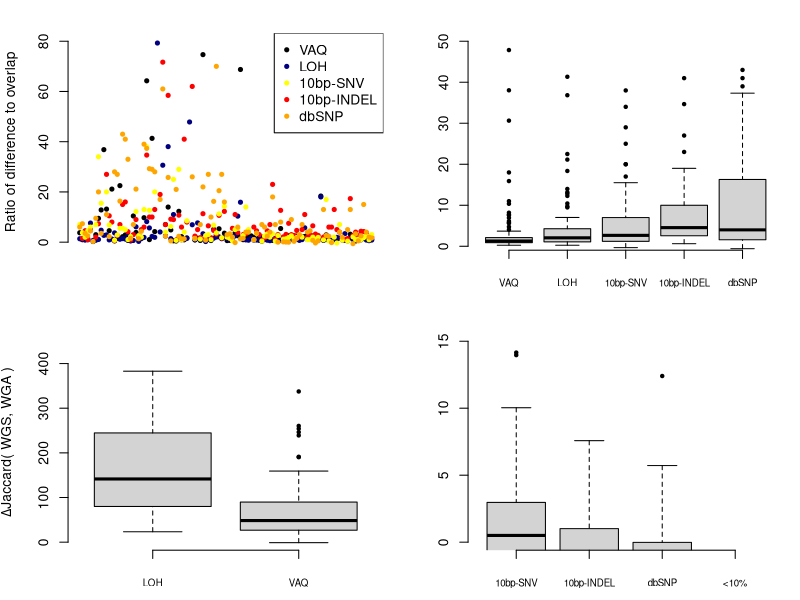
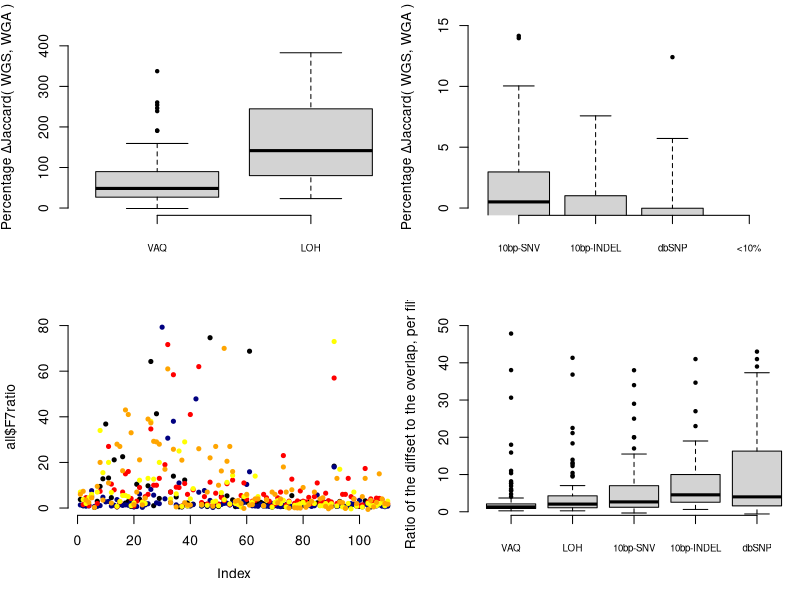

Generate these figures, in order, with R:
###################################
## first do the Jaccard analysis ##
###################################

## this table has the size of the overlap and the size of the total, everything for the "before" Jaccard, for each sample
data1 = read.table( "../FIGURE_DATA/STD40_unfiltered_overlap.txt", header=T, stringsAsFactors=FALSE )
## this table has the number of mutations excluded from the total for each sample for each filter
data2 = read.table( "../FIGURE_DATA/numbers_excluded_by_filter_MUTATION_CALLS_STD40.txt", header=T, stringsAsFactors=FALSE )
## this table has the number of mutations for each sample/filter that were excluded FOR THE OVERLAP
data3 = read.table( "../FIGURE_DATA/overlap_numbers_excluded_by_filter_MUTATION_CALLS_STD40.txt", header=T, stringsAsFactors=FALSE )

## from data1, we want the following columns: SAMPLE, OVERLAP, TOTAL
## (Jaccard^before( WGS, WGA )=OVERLAP/TOTAL
data1$DIFFERENCE<-NULL
data1$ONLY_WGA.C282.<-NULL
data1$TOTAL_WGA.C282.<-NULL
data1$ONLY_WGS.C484.<-NULL
data1$TOTAL_WGS.C484.<-NULL
data1$PERCENT_OVERLAP_by_ALL<-NULL
data1$PERCENT_OVERLAP_by_WGA.282<-NULL
data1$PERCENT_OVERLAP_by_WGS.484<-NULL
data1$PERCENT_DIFFERENCE_by_ALL<-NULL
data1$PERCENT_DIFFERENCE_by_WGA.282<-NULL
data1$PERCENT_DIFFERENCE_by_WGS.484<-NULL

data1$Jaccard.before<-data1$OVERLAP/data1$TOTAL

## from data2 (excluded by filter from SAMPLE), we want SAMPLE, FILT_3, FILT_4, FILT_5, FILT_6, FILT_7 (renamed tot.)
# change C282 and C484 to a new column, type
data2$newtype<-"NA"
data2$newname<-"NA"
for (i in 1:length(data2$SAMPLE)){
	oldname<-data2$SAMPLE[ i ]
	newname<-substr( oldname, 6, 18 )
	data2$newname[ i ]<-newname
}
for (i in 1:length(data2$SAMPLE)){
	oldname<-data2$SAMPLE[ i ]
	newtype<-substr( oldname, 1, 5 )
	data2$newtype[ i ]<-newtype
}
# divide data2 into two data frames, by type
WGA<-data2[data2$newtype=="C282.",]
WGS<-data2[data2$newtype=="C484.",]
# WGA change the name of the columns in each new dataframe, and get rid of the type column
for (i in 1:length(WGA$SAMPLE)){
	WGA$SAMPLE[ i ]<-WGA$newname[ i ]
}
WGA$newname<-NULL
WGA$newtype<-NULL
names( WGA )[ 2 ] <- "WGA.tot.F2"
names( WGA )[ 3 ] <- "WGA.tot.F3"
names( WGA )[ 4 ] <- "WGA.tot.F4"
names( WGA )[ 5 ] <- "WGA.tot.F5"
names( WGA )[ 6 ] <- "WGA.tot.F6"
names( WGA )[ 7 ] <- "WGA.tot.F7"
names( WGA )[ 8 ] <- "WGA.tot.F8"
# WGS change the name of the columns in each new dataframe, and get rid of the type column
for (i in 1:length(WGS$SAMPLE)){
	WGS$SAMPLE[ i ]<-WGS$newname[ i ]
}
WGS$newname<-NULL
WGS$newtype<-NULL
names( WGS )[ 2 ] <- "WGS.tot.F2"
names( WGS )[ 3 ] <- "WGS.tot.F3"
names( WGS )[ 4 ] <- "WGS.tot.F4"
names( WGS )[ 5 ] <- "WGS.tot.F5"
names( WGS )[ 6 ] <- "WGS.tot.F6"
names( WGS )[ 7 ] <- "WGS.tot.F7"
names( WGS )[ 8 ] <- "WGS.tot.F8"
# merge the two data frames with data1
merged1<-merge( data1, WGA )
merged2<-merge( merged1, WGS )

## from data3 (excluded by sample from OVERLAP), we want SAMPLE, FILT_3, FILT_4, FILT_5, FILT_6, FILT_7 (renamed over.)
names( data3 )[ 2 ] <- "over.F2"
names( data3 )[ 4 ] <- "over.F3"
names( data3 )[ 6 ] <- "over.F4"
names( data3 )[ 8 ] <- "over.F5"
names( data3 )[ 10 ] <- "over.F6"
names( data3 )[ 12 ] <- "over.F7"
names( data3 )[ 14 ] <- "over.F8"
data3$FILT_2_PERCENT<-NULL
data3$FILT_3_PERCENT<-NULL
data3$FILT_4_PERCENT<-NULL
data3$FILT_5_PERCENT<-NULL
data3$FILT_6_PERCENT<-NULL
data3$FILT_7_PERCENT<-NULL
data3$FILT_8_PERCENT<-NULL
mergedData<-merge( merged2, data3 )

## per filter, 
## (Jaccard^after( WGS, WGA )=(OVERLAP - over.F3)/(TOTAL - WGS.tot.F3 - WGA.tot.F3 + over.F3)
mergedData$F2.overlap<-mergedData$OVERLAP-mergedData$over.F2
mergedData$F3.overlap<-mergedData$OVERLAP-mergedData$over.F3
mergedData$F4.overlap<-mergedData$OVERLAP-mergedData$over.F4
mergedData$F5.overlap<-mergedData$OVERLAP-mergedData$over.F5
mergedData$F6.overlap<-mergedData$OVERLAP-mergedData$over.F6
mergedData$F7.overlap<-mergedData$OVERLAP-mergedData$over.F7
mergedData$F8.overlap<-mergedData$OVERLAP-mergedData$over.F8

mergedData$F2.total<-mergedData$TOTAL-mergedData$WGS.tot.F2-mergedData$WGA.tot.F2+mergedData$over.F2
mergedData$F3.total<-mergedData$TOTAL-mergedData$WGS.tot.F3-mergedData$WGA.tot.F3+mergedData$over.F3
mergedData$F4.total<-mergedData$TOTAL-mergedData$WGS.tot.F4-mergedData$WGA.tot.F4+mergedData$over.F4
mergedData$F5.total<-mergedData$TOTAL-mergedData$WGS.tot.F5-mergedData$WGA.tot.F5+mergedData$over.F5
mergedData$F6.total<-mergedData$TOTAL-mergedData$WGS.tot.F6-mergedData$WGA.tot.F6+mergedData$over.F6
mergedData$F7.total<-mergedData$TOTAL-mergedData$WGS.tot.F7-mergedData$WGA.tot.F7+mergedData$over.F7
mergedData$F8.total<-mergedData$TOTAL-mergedData$WGS.tot.F8-mergedData$WGA.tot.F8+mergedData$over.F8

mergedData$Jaccard.F2<-mergedData$F2.overlap/mergedData$F2.total
mergedData$Jaccard.F3<-mergedData$F2.overlap/mergedData$F3.total
mergedData$Jaccard.F4<-mergedData$F2.overlap/mergedData$F4.total
mergedData$Jaccard.F5<-mergedData$F2.overlap/mergedData$F5.total
mergedData$Jaccard.F6<-mergedData$F2.overlap/mergedData$F6.total
mergedData$Jaccard.F7<-mergedData$F2.overlap/mergedData$F7.total
mergedData$Jaccard.F8<-mergedData$F2.overlap/mergedData$F8.total

## finally, calculate delta( Jaccard )

mergedData$delta.Jaccard.F2<-((mergedData$Jaccard.F2-mergedData$Jaccard.before)/mergedData$Jaccard.before)*100
mergedData$delta.Jaccard.F3<-((mergedData$Jaccard.F3-mergedData$Jaccard.before)/mergedData$Jaccard.before)*100
mergedData$delta.Jaccard.F4<-((mergedData$Jaccard.F4-mergedData$Jaccard.before)/mergedData$Jaccard.before)*100
mergedData$delta.Jaccard.F5<-((mergedData$Jaccard.F5-mergedData$Jaccard.before)/mergedData$Jaccard.before)*100
mergedData$delta.Jaccard.F6<-((mergedData$Jaccard.F6-mergedData$Jaccard.before)/mergedData$Jaccard.before)*100
mergedData$delta.Jaccard.F7<-((mergedData$Jaccard.F7-mergedData$Jaccard.before)/mergedData$Jaccard.before)*100
mergedData$delta.Jaccard.F8<-((mergedData$Jaccard.F8-mergedData$Jaccard.before)/mergedData$Jaccard.before)*100

##################################################
## THEN DO THE DIFFSET ANALYSIS WITH THE RATIOS ##
##################################################

## LOAD DATA

data4=read.table( "../FIGURE_DATA/overlap_numbers_excluded_by_filter_MUTATION_CALLS_STD40.txt", header=T, stringsAsFactors=FALSE )
data5=read.table( "../FIGURE_DATA/numbers_excluded_by_filter_MUTATION_CALLS_STD40.txt", header=T, stringsAsFactors=FALSE )

## now re-name and delete columns
names( data4 )[ 2 ] <- "F2overlap"
names( data4 )[ 4 ] <- "F3overlap"
names( data4 )[ 6 ] <- "F4overlap"
names( data4 )[ 8 ] <- "F5overlap"
names( data4 )[ 10 ] <- "F6overlap"
names( data4 )[ 12 ] <- "F7overlap"
names( data4 )[ 14 ] <- "F8overlap"

data4$FILT_2_PERCENT<-NULL
data4$FILT_3_PERCENT<-NULL
data4$FILT_4_PERCENT<-NULL
data4$FILT_5_PERCENT<-NULL
data4$FILT_6_PERCENT<-NULL
data4$FILT_7_PERCENT<-NULL
data4$FILT_8_PERCENT<-NULL

## now merge the two data frames
for (i in 1:length(data4$SAMPLE)){
	short<-data4$SAMPLE[ i ]
	newname<-paste( "C282", short, sep="." )
	data4$SAMPLE[ i ]<-newname
}

# duplicate the data.frame
newdata <- data4

# change C282 to C484
for (i in 1:length(newdata$SAMPLE)){
	short <- newdata$SAMPLE[ i ]
	old <- substring( short, 6, )
	newname <- paste( "C484", old, sep="." )
	newdata$SAMPLE[ i ]<-newname
}

# add the two together
overlapdata <- merge(data4, newdata, all=TRUE )

# merge with data5...
names( data5 )[ 2 ] <- "F2all"
names( data5 )[ 3 ] <- "F3all"
names( data5 )[ 4 ] <- "F4all"
names( data5 )[ 5 ] <- "F5all"
names( data5 )[ 6 ] <- "F6all"
names( data5 )[ 7 ] <- "F7all"
names( data5 )[ 8 ] <- "F8all"

all <- merge( overlapdata, data5 )

## then calculate the diffset size
all$F2diff <- all$F2all - all$F2overlap
all$F3diff <- all$F3all - all$F3overlap
all$F4diff <- all$F4all - all$F4overlap
all$F5diff <- all$F5all - all$F5overlap
all$F6diff <- all$F6all - all$F6overlap
all$F7diff <- all$F7all - all$F7overlap
all$F8diff <- all$F8all - all$F8overlap

## a ratio ...
all$F2ratio <- all$F2diff / all$F2overlap
all$F3ratio <- all$F3diff / all$F3overlap
all$F4ratio <- all$F4diff / all$F4overlap
all$F5ratio <- all$F5diff / all$F5overlap
all$F6ratio <- all$F6diff / all$F6overlap
all$F7ratio <- all$F7diff / all$F7overlap
all$F8ratio <- all$F8diff / all$F8overlap

## add normalized ratio...
#all$F2ratioNORM <- (all$F2diff/all$F2all) / (all$F2overlap/all$F2all)
#all$F3ratioNORM <- (all$F3diff/all$F2all) / (all$F3overlap/all$F2all)
#all$F4ratioNORM <- (all$F4diff/all$F2all) / (all$F4overlap/all$F2all)
#all$F5ratioNORM <- (all$F5diff/all$F2all) / (all$F5overlap/all$F2all)
#all$F6ratioNORM <- (all$F6diff/all$F2all) / (all$F6overlap/all$F2all)
#all$F7ratioNORM <- (all$F7diff/all$F2all) / (all$F7overlap/all$F2all)
#all$F8ratioNORM <- (all$F8diff/all$F2all) / (all$F8overlap/all$F2all)

## then make some averages...

## ratio averages...
all$F3ratio[all$F3ratio=="Inf"] <- NA
all$F3ratio[all$F3ratio=="NaN"] <- NA
mean(all$F3ratio, na.rm=TRUE)
median(all$F3ratio, na.rm=TRUE)

all$F4ratio[all$F4ratio=="Inf"] <- NA
all$F4ratio[all$F4ratio=="NaN"] <- NA
mean(all$F4ratio, na.rm=TRUE)
median(all$F4ratio, na.rm=TRUE)

all$F5ratio[all$F5ratio=="Inf"] <- NA
all$F5ratio[all$F5ratio=="NaN"] <- NA
mean(all$F5ratio, na.rm=TRUE)
median(all$F5ratio, na.rm=TRUE)

all$F6ratio[all$F6ratio=="Inf"] <- NA
all$F6ratio[all$F6ratio=="NaN"] <- NA
mean(all$F6ratio, na.rm=TRUE)
median(all$F6ratio, na.rm=TRUE)

all$F7ratio[all$F7ratio=="Inf"] <- NA
all$F7ratio[all$F7ratio=="NaN"] <- NA
mean(all$F7ratio, na.rm=TRUE)
median(all$F7ratio, na.rm=TRUE)

########################################################
## THEN MAKE FIGURE 6 (COMPOUND FIGURE) FOR THE PAPER ##
########################################################

#pdf( "../FIGURE_PDFS/Figure5.pdf", width=6, height=5 )

par(bty='n', mfrow=c(2,2), mar=c(3,4.1,2,1) )

plot( all$F7ratio, ylim=c(0,80), pch=20, col='black', ylab="Ratio of difference to overlap", xaxt='n', xlab="Samples" )
points( all$F5ratio, pch=20, col='navy' )
points( all$F3ratio, pch=20, col='red' )
points( all$F4ratio, pch=20, col='yellow' )
points( all$F6ratio, pch=20, col='orange' )
legend( 'topright', c( "VAQ", "LOH", "10bp-SNV", "10bp-INDEL", "dbSNP" ), col=c( 'black', 'navy', 'yellow', 'red', 'orange' ), pch=20 )

boxplot( all[,c(26,28,25,24,27)], ylim=c(1,50), xaxt='n', pch=20, ylab="" )
axis( 1, at=1:5, padj=0.8, cex.axis=0.7, labels=c( "VAQ", "LOH", "10bp-SNV", "10bp-INDEL", "dbSNP" ) )

boxplot( mergedData[,c(52,50)], ylim=c(0,450), xaxt='n', ylab=expression(paste( Delta, "Jaccard( WGS, WGA )")), pch=20 )
axis( 1, at=1:2, padj = 0.8, cex.axis=0.7, labels=c( "LOH", "VAQ" ) )

boxplot( mergedData[,c(49,48,51,53)], ylim=c(0,15), xaxt='n', ylab="", pch=20 )
axis( 1, at=1:4, padj = 0.8, cex.axis=0.7, labels=c( "10bp-SNV", "10bp-INDEL", "dbSNP", "<10%" ) )

#dev.off()




##############
## OLD CODE ##
##############

#pdf( "../FIGURE_PDFS/Jaccard1.pdf", width=6, height=5 )
par(bty='n', mar=c(5.1,4.1,1.1,0) )
boxplot( mergedData[,c(50,52)], ylim=c(0,450), xaxt='n', ylab=expression(paste( "Percentage ", Delta, "Jaccard( WGS, WGA )")), pch=20 )
axis( 1, at=1:2, padj = 0.8, cex.axis=0.7, labels=c( "VAQ", "LOH" ) )
#dev.off()

#pdf( "../FIGURE_PDFS/Jaccard2.pdf", width=6, height=5 )
par(bty='n', mar=c(5.1,4.1,1.1,0))
boxplot( mergedData[,c(49,48,51,53)], ylim=c(0,15), xaxt='n', ylab=expression(paste( "Percentage ", Delta, "Jaccard( WGS, WGA )")), pch=20 )
axis( 1, at=1:4, padj = 0.8, cex.axis=0.7, labels=c( "10bp-SNV", "10bp-INDEL", "dbSNP", "<10%" ) )
#dev.off()

#pdf( "../FIGURE_PDFS/Diffset_bypoints.pdf" )
par(bty='n')
plot( all$F7ratio, ylim=c(0,80), pch=20, col='black' )
points( all$F5ratio, pch=20, col='navy' )
points( all$F3ratio, pch=20, col='red' )
points( all$F4ratio, pch=20, col='yellow' )
points( all$F6ratio, pch=20, col='orange' )
#dev.off()

# and here is a boxplot...
#24-28
#pdf( "../FIGURE_PDFS/Diffset_bybars.pdf" )
par(bty='n')
boxplot( all[,c(26,28,25,24,27)], ylim=c(1,50), xaxt='n', pch=20, ylab="Ratio of the diffset to the overlap, per filter" )
axis( 1, at=1:5, padj=0.8, cex.axis=0.7, labels=c( "VAQ", "LOH", "10bp-SNV", "10bp-INDEL", "dbSNP" ) )
#dev.off()
